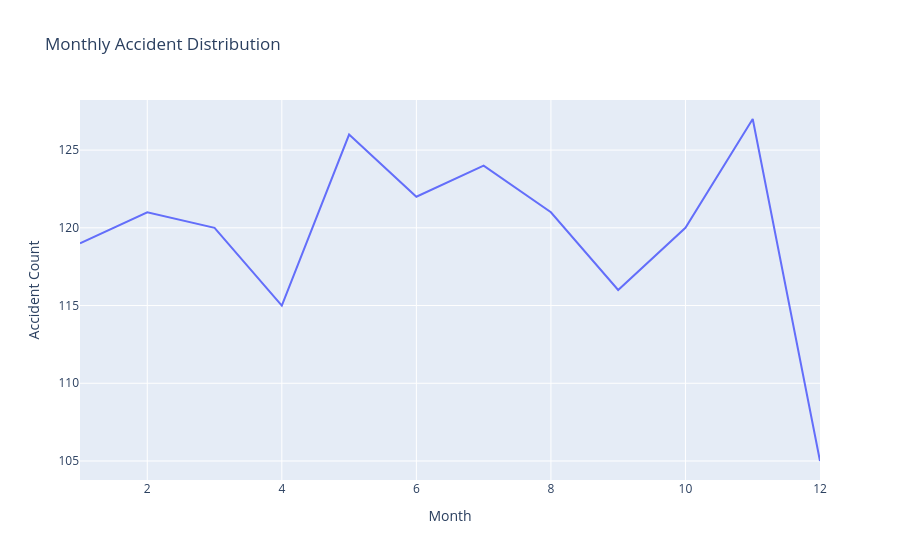

Notebook code cell kept with this figure:
### Markdown cell above
## Monthly Accident Trend

Monthly analysis helps identify seasonal accident patterns.

### Code cell
monthly_counts = df['Month'].value_counts().sort_index()

fig = px.line(
    x=monthly_counts.index,
    y=monthly_counts.values,
    labels={'x': 'Month', 'y': 'Accident Count'},
    title='Monthly Accident Distribution'
)

fig.show()

### Figure 1 — Plotly figure (JSON) as saved in the notebook; plotly's stock layout.template omitted (floating-point values rounded to 4 significant figures)
{"data": [{"hovertemplate": "Month=%{x}<br>Accident Count=%{y}<extra></extra>", "legendgroup": "", "line": {"color": "#636efa", "dash": "solid"}, "marker": {"symbol": "circle"}, "mode": "lines", "name": "", "orientation": "v", "showlegend": false, "type": "scatter", "x": [1, 2, 3, 4, 5, 6, 7, 8, 9, 10, 11, 12], "xaxis": "x", "y": [119, 121, 120, 115, 126, 122, 124, 121, 116, 120, 127, 105], "yaxis": "y"}], "layout": {"legend": {"tracegroupgap": 0}, "title": {"text": "Monthly Accident Distribution"}, "xaxis": {"anchor": "y", "domain": [0, 1], "title": {"text": "Month"}}, "yaxis": {"anchor": "x", "domain": [0, 1], "title": {"text": "Accident Count"}}}}
